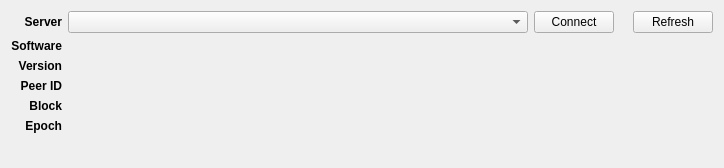
<?xml version="1.0" encoding="UTF-8"?>
<ui version="4.0">
 <class>ConnectionWidget</class>
 <widget class="QWidget" name="ConnectionWidget">
  <property name="geometry">
   <rect>
    <x>0</x>
    <y>0</y>
    <width>724</width>
    <height>168</height>
   </rect>
  </property>
  <property name="windowTitle">
   <string>Connection</string>
  </property>
  <layout class="QVBoxLayout" name="verticalLayout_2">
   <item>
    <layout class="QGridLayout" name="gridLayout">
     <item row="1" column="1">
      <widget class="QLabel" name="softwareValueLabel">
       <property name="text">
        <string/>
       </property>
      </widget>
     </item>
     <item row="0" column="0">
      <widget class="QLabel" name="serverLabel">
       <property name="font">
        <font>
         <weight>75</weight>
         <bold>true</bold>
        </font>
       </property>
       <property name="text">
        <string>Server</string>
       </property>
       <property name="alignment">
        <set>Qt::AlignRight|Qt::AlignTrailing|Qt::AlignVCenter</set>
       </property>
      </widget>
     </item>
     <item row="0" column="4">
      <widget class="QPushButton" name="refreshNodeButton">
       <property name="toolTip">
        <string>Refresh nodes from network</string>
       </property>
       <property name="text">
        <string>Refresh</string>
       </property>
       <property name="icon">
        <iconset resource="../../icons/tikka.slots.pyqt.resources.icons.index.qrc">
         <normaloff>:/icons/refresh_icon</normaloff>:/icons/refresh_icon</iconset>
       </property>
      </widget>
     </item>
     <item row="3" column="0">
      <widget class="QLabel" name="peerIDLabel">
       <property name="font">
        <font>
         <weight>75</weight>
         <bold>true</bold>
        </font>
       </property>
       <property name="text">
        <string>Peer ID</string>
       </property>
       <property name="alignment">
        <set>Qt::AlignRight|Qt::AlignTrailing|Qt::AlignVCenter</set>
       </property>
      </widget>
     </item>
     <item row="0" column="1">
      <widget class="QComboBox" name="urlsComboBox">
       <property name="sizePolicy">
        <sizepolicy hsizetype="Expanding" vsizetype="Fixed">
         <horstretch>0</horstretch>
         <verstretch>0</verstretch>
        </sizepolicy>
       </property>
       <property name="toolTip">
        <string/>
       </property>
       <property name="editable">
        <bool>false</bool>
       </property>
       <property name="minimumContentsLength">
        <number>0</number>
       </property>
      </widget>
     </item>
     <item row="4" column="1">
      <widget class="QLabel" name="blockValueLabel">
       <property name="text">
        <string/>
       </property>
      </widget>
     </item>
     <item row="2" column="0">
      <widget class="QLabel" name="versionLabel">
       <property name="font">
        <font>
         <weight>75</weight>
         <bold>true</bold>
        </font>
       </property>
       <property name="text">
        <string>Version</string>
       </property>
       <property name="alignment">
        <set>Qt::AlignRight|Qt::AlignTrailing|Qt::AlignVCenter</set>
       </property>
      </widget>
     </item>
     <item row="0" column="2">
      <widget class="QPushButton" name="connectButton">
       <property name="toolTip">
        <string>Connection to entry point</string>
       </property>
       <property name="text">
        <string>Connect</string>
       </property>
      </widget>
     </item>
     <item row="4" column="0">
      <widget class="QLabel" name="blockLabel">
       <property name="font">
        <font>
         <weight>75</weight>
         <bold>true</bold>
        </font>
       </property>
       <property name="text">
        <string>Block</string>
       </property>
       <property name="alignment">
        <set>Qt::AlignRight|Qt::AlignTrailing|Qt::AlignVCenter</set>
       </property>
      </widget>
     </item>
     <item row="1" column="0">
      <widget class="QLabel" name="softwareLabel">
       <property name="font">
        <font>
         <weight>75</weight>
         <bold>true</bold>
        </font>
       </property>
       <property name="text">
        <string>Software</string>
       </property>
       <property name="alignment">
        <set>Qt::AlignRight|Qt::AlignTrailing|Qt::AlignVCenter</set>
       </property>
      </widget>
     </item>
     <item row="3" column="1">
      <widget class="QLabel" name="peerIDValueLabel">
       <property name="text">
        <string/>
       </property>
      </widget>
     </item>
     <item row="2" column="1">
      <widget class="QLabel" name="versionValueLabel">
       <property name="text">
        <string/>
       </property>
      </widget>
     </item>
     <item row="0" column="3">
      <widget class="QLabel" name="connectionStatusLabel">
       <property name="maximumSize">
        <size>
         <width>16</width>
         <height>16</height>
        </size>
       </property>
       <property name="text">
        <string/>
       </property>
       <property name="pixmap">
        <pixmap resource="../../icons/tikka.slots.pyqt.resources.icons.index.qrc">:/icons/disconnected</pixmap>
       </property>
       <property name="scaledContents">
        <bool>true</bool>
       </property>
      </widget>
     </item>
     <item row="5" column="0">
      <widget class="QLabel" name="epochLabel">
       <property name="font">
        <font>
         <weight>75</weight>
         <bold>true</bold>
        </font>
       </property>
       <property name="text">
        <string>Epoch</string>
       </property>
       <property name="alignment">
        <set>Qt::AlignRight|Qt::AlignTrailing|Qt::AlignVCenter</set>
       </property>
      </widget>
     </item>
     <item row="5" column="1">
      <widget class="QLabel" name="epochValueLabel">
       <property name="text">
        <string/>
       </property>
      </widget>
     </item>
    </layout>
   </item>
   <item>
    <spacer name="verticalSpacer">
     <property name="orientation">
      <enum>Qt::Vertical</enum>
     </property>
     <property name="sizeHint" stdset="0">
      <size>
       <width>20</width>
       <height>40</height>
      </size>
     </property>
    </spacer>
   </item>
  </layout>
 </widget>
 <resources>
  <include location="../../icons/tikka.slots.pyqt.resources.icons.index.qrc"/>
 </resources>
 <connections/>
</ui>
